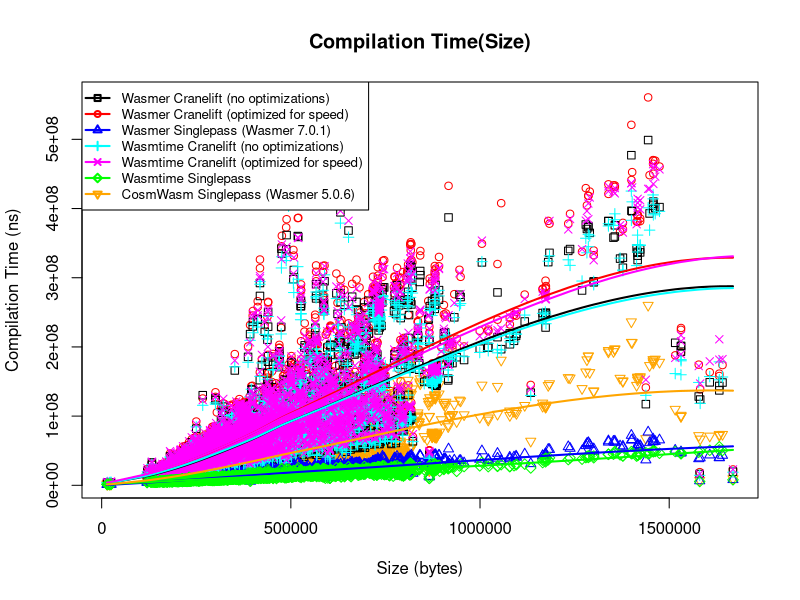

Generate this figure with R:
data1 <- read.table("wasmer-cranelift-none.txt", header=FALSE)
data2 <- read.table("wasmer-cranelift-speed.txt", header=FALSE)
data3 <- read.table("wasmer-singlepass.txt", header=FALSE)
data4 <- read.table("wasmtime-cranelift-none.txt", header=FALSE)
data5 <- read.table("wasmtime-cranelift-speed.txt", header=FALSE)
data6 <- read.table("wasmtime-singlepass.txt", header=FALSE)
data7 <- read.table("cosmwasm-singlepass.txt", header=FALSE)

svg("compare.svg", width = 10, height = 10)

plot(data2$V2, data2$V3, xlab="Size (bytes)", ylab="Compilation Time (ns)", main="Compilation Time(Size)", col="red", pch=1)

points(data7$V2, data7$V3, col="orange", pch=6)
points(data1$V2, data1$V3, col="black", pch=0)
points(data3$V2, data3$V3, col="blue", pch=2)
points(data4$V2, data4$V3, col="cyan", pch=3)
points(data5$V2, data5$V3, col="magenta", pch=4)
points(data6$V2, data6$V3, col="green", pch=5)


fit <- loess(V3 ~ V2, data = data1)
lines(sort(data1$V2), predict(fit, newdata = data.frame(V2=sort(data1$V2))), col="black", lwd=2)

fit <- loess(V3 ~ V2, data = data2)
lines(sort(data2$V2), predict(fit, newdata = data.frame(V2=sort(data2$V2))), col="red", lwd=2)

fit <- loess(V3 ~ V2, data = data3)
lines(sort(data3$V2), predict(fit, newdata = data.frame(V2=sort(data3$V2))), col="blue", lwd=2)

fit <- loess(V3 ~ V2, data = data4)
lines(sort(data4$V2), predict(fit, newdata = data.frame(V2=sort(data4$V2))), col="cyan", lwd=2)

fit <- loess(V3 ~ V2, data = data5)
lines(sort(data5$V2), predict(fit, newdata = data.frame(V2=sort(data5$V2))), col="magenta", lwd=2)

fit <- loess(V3 ~ V2, data = data6)
lines(sort(data6$V2), predict(fit, newdata = data.frame(V2=sort(data6$V2))), col="green", lwd=2)

fit <- loess(V3 ~ V2, data = data7)
lines(sort(data7$V2), predict(fit, newdata = data.frame(V2=sort(data7$V2))), col="orange", lwd=2)

legend("topleft",
       legend = c(
         "Wasmer Cranelift (no optimizations)",
         "Wasmer Cranelift (optimized for speed)",
         "Wasmer Singlepass (Wasmer 7.0.1)",
         "Wasmtime Cranelift (no optimizations)",
         "Wasmtime Cranelift (optimized for speed)",
         "Wasmtime Singlepass",
         "CosmWasm Singlepass (Wasmer 5.0.6)"
       ),
       col = c("black","red","blue","cyan","magenta","green","orange"),
       pch = c(0,1,2,3,4,5,6),
       lwd = 2,
       cex = 0.8,
       bg = "white")
